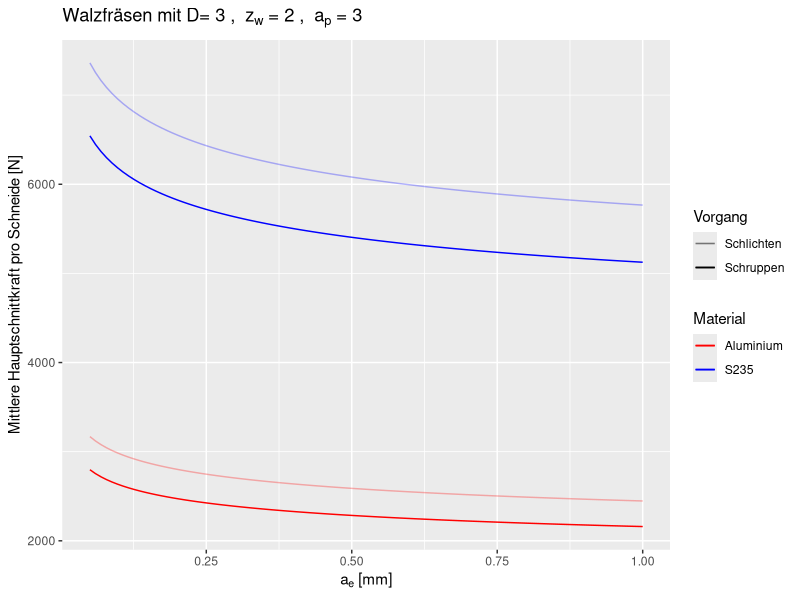

Recreate this plot in R.
library("ggplot2")

# Funktionen aus Dietrich, Tschätsch "Praxis der Zerspanungstechnik" 11. Auflage 2014

# Eingangsparameter
# D         ... Fräserdurchmesser [mm]
# a_p       ... Schnitttiefe [mm]
# a_e       ... Schnittbreite [mm]
# z_w       ... Anzahl der Schneiden
# v_c       ... Schnittgeschwindigkeit [m/min]
# f_z       ... Vorschub pro Zahn [mm/min]
# k_c1.1    ... Spezifische Schnittkraft für h = b = 1 (Tabelle) [N/mm^2]
# z         ... Werkstoffkonstante (Tabelle)
# lambda    ... Drallwinkel [Grad]
# gamma_tat ... Tatsächlicher Spanwinkel [Grad]
# gamma_0   ... Basisspanwinkel Stahl=6, Guss=2, Alu=0 [Grad]
schnittdaten <- function(D, a_p, a_e, z_w, v_c, f_z, k_c1.1, z, lambda, gamma_tat, gamma_0, print = TRUE){
    # Gilt nur fürs Walzfräsen!
    if (print) print(sprintf("Fräser: D=%f, z_w=%f, Drallwinkel=%f, Spanwinkel=%f", D, z_w, lambda, gamma_tat))
    if (print) print(sprintf("Fräsung: a_p=%f, a_e=%f", a_p, a_e))
    if (print) print(sprintf("Material: v_c=%f, f_z=%f, k_c1.1=%f, z=%f, Basisspanwinkel=%f", v_c, f_z, k_c1.1, z, gamma_0))

    # Umdrehungszahl
    n_c <- (v_c * 10^3) / ( D * pi ) 

    # Eingriffswinkel (in Grad)
    phi_s <- (acos( 1 - ( (2 * a_e ) / D ) ) * 180) / pi

    # Vorschub
    v_f <- f_z * z_w * n_c

    if (print) print(sprintf("Maschine: n_c = %f [1/min], v_f = %f [mm/min]", n_c, v_f))
    if (print) print("")

    # Spanungsbreite
    b <- a_p / cos((lambda*pi)/180)

    # Mittenspandicke
    h_m <- (360 / ( pi * phi_s )) * (a_e / D) * f_z * sin(((90-lambda)*pi)/180)

    # Konstanten:
    # Verschleiß (30%) - kann auch höher angenommen werden (1.5)
    K_ver <- 1.3
    # Spanstauchung, = 1.2 für Fräsen
    K_st <- 1.2
    # Spanwinkel
    K_gamma <- 1 - (( gamma_tat - gamma_0 ) / 100)
    # Schnittgeschwindigkeit (hier für Hartmetall, HSS = 1.2)
    # Achtung: für v_c < 100m/min gelten da andere Formen! Für >100m/min eher vernachlässigbar
    K_v <- 1.0

    # Daraus errechnet sich dann die spezifische Schnittkraft [N/mm^2]
    k_c = ((1^z) / (h_m^z)) * k_c1.1 * K_gamma * K_v * K_st * K_ver 

    if (print) print(sprintf("k_c = %0.2f [N/mm^2]", k_c))

    # Anzahl der im Eingriff befindlichen Schneiden
    z_E <- ( z_w * phi_s )/(360)

    # Mittlere Hauptschnittkraft pro Fräserschneide
    F_cm <- b * h_m * k_c
    if (print) print(sprintf("F_cm = %0.2f [N]", F_cm))

    # Antriebsleistung der Maschine
    # ny = 80% (Wirkungsgrad)
    P <- (F_cm * v_c * z_E) / (60 * 10^3 * 0.8)
    if (print) print(sprintf("P = %0.4f [kW]", P))
    if (print) print("===")
    return(k_c)
}


# a_p sollte beim Walzfräsen etwa so groß sein wie D
# 3mm End mill, 3mm sheet metal, a_e 0.25
# Drallwinkel 45 Grad, zwei schneiden


# Vergleichbare Werte
D <- 3
z_w <- 2
lambda <- 45
a_p <- 3

# Stahl: v_c 200/240, f_z 0.1/0.05 (Schruppen/Schlichten)
# Üblicher Spanwinkel von 0 Grad, 6 Grad Basis
schnittdaten(3, 3, 0.25, 2, 200, 0.1, 1780, 0.17, 45, 0, 6)
schnittdaten(3, 3, 0.25, 2, 240, 0.05, 1780, 0.17, 45, 0, 6)

# Alu: v_c 300/360, f_z 0.06/0.03
# Üblicher Spanwinkel von 10 Grad, 0 Grad Basis (??? Verifikation benötigt! ???)
schnittdaten(3, 3, 0.25, 2, 300, 0.06, 700, 0.18, 45, 10, 0)
schnittdaten(3, 3, 0.25, 2, 360, 0.03, 700, 0.18, 45, 10, 0)


p <- ggplot(data.frame(x = c(0.05, 1)), aes(x))

print(p + 
      labs(title=bquote("Walzfräsen mit D="~.(D)~", "~z[w]~"="~.(z_w)~", "~a[p]~"="~.(a_p))) + 
      xlab(expression(a[e]~"[mm]")) + 
      ylab("Mittlere Hauptschnittkraft pro Schneide [N]") + 
      stat_function(fun=schnittdaten, aes(color="S235", alpha="Schruppen"), geom="line", args=list( D = D, a_p = a_p, z_w = z_w, v_c = 200, f_z = 0.1, k_c1.1 = 1780, z = 0.17, lambda = lambda, gamma_tat = 0, gamma_0 = 6, print = FALSE)) + 
      stat_function(fun=schnittdaten, aes(color="S235", alpha="Schlichten"), geom="line", args=list( D = D, a_p = a_p, z_w = z_w, v_c = 200 * 1.2, f_z = 0.1 * 0.5, k_c1.1 = 1780, z = 0.17, lambda = lambda, gamma_tat = 0, gamma_0 = 6, print = FALSE)) + 
      stat_function(fun=schnittdaten, aes(color="Aluminium", alpha="Schruppen"), geom="line", args=list( D = D, a_p = a_p, z_w = z_w, v_c = 300, f_z = 0.06, k_c1.1 = 780, z = 0.18, lambda = lambda, gamma_tat = 10, gamma_0 = 0, print = FALSE)) + 
      stat_function(fun=schnittdaten, aes(color="Aluminium", alpha = "Schlichten"), geom="line", args=list( D = D, a_p = a_p, z_w = z_w, v_c = 300 * 1.2, f_z = 0.06 * 0.5, k_c1.1 = 780, z = 0.18, lambda = lambda, gamma_tat = 10, gamma_0 = 0, print = FALSE)) + 
scale_colour_manual("Material", values = c("red", "blue")) + 
scale_alpha_manual("Vorgang", values = c(0.3, 1))
      ) 
